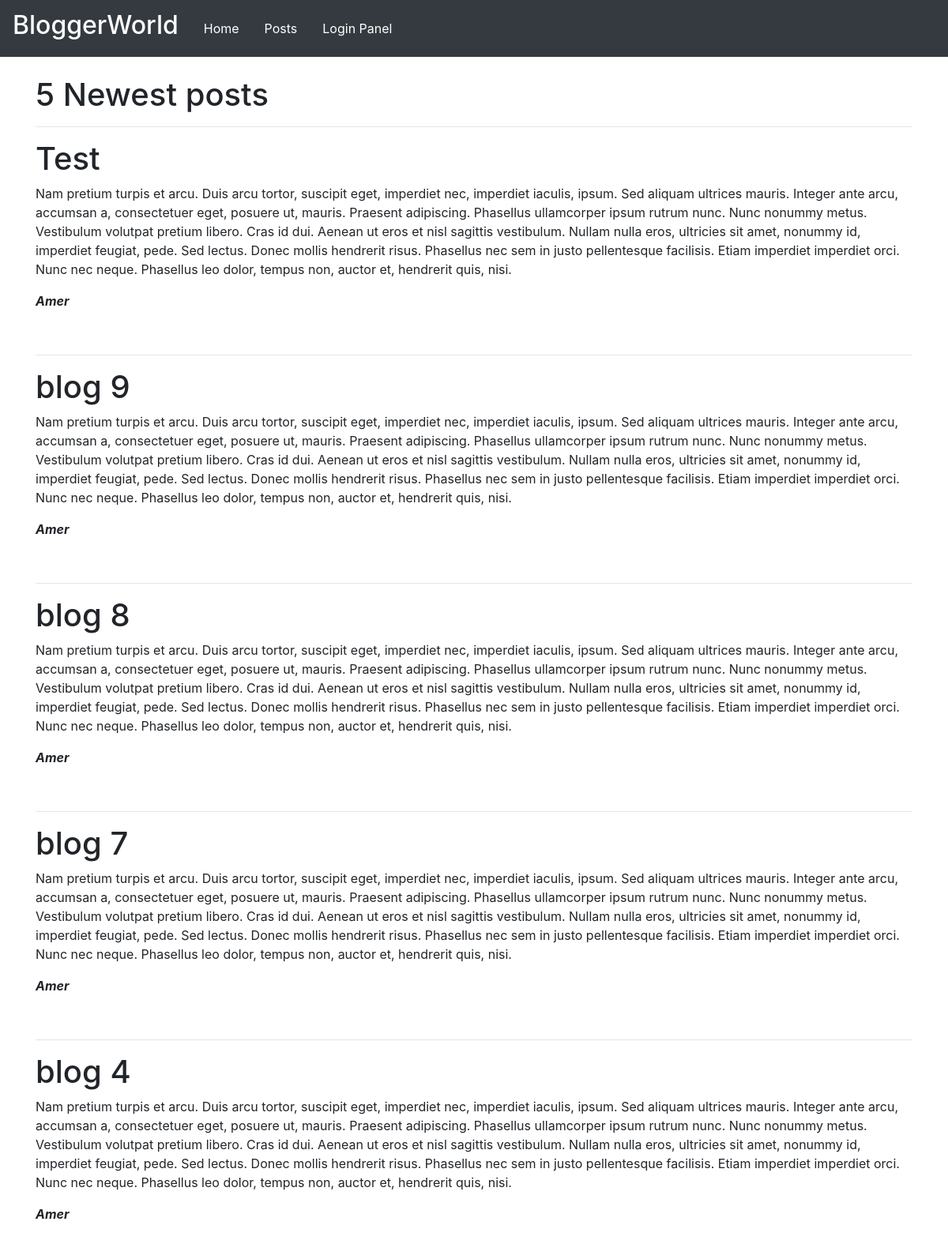
Before: / with the older database file.
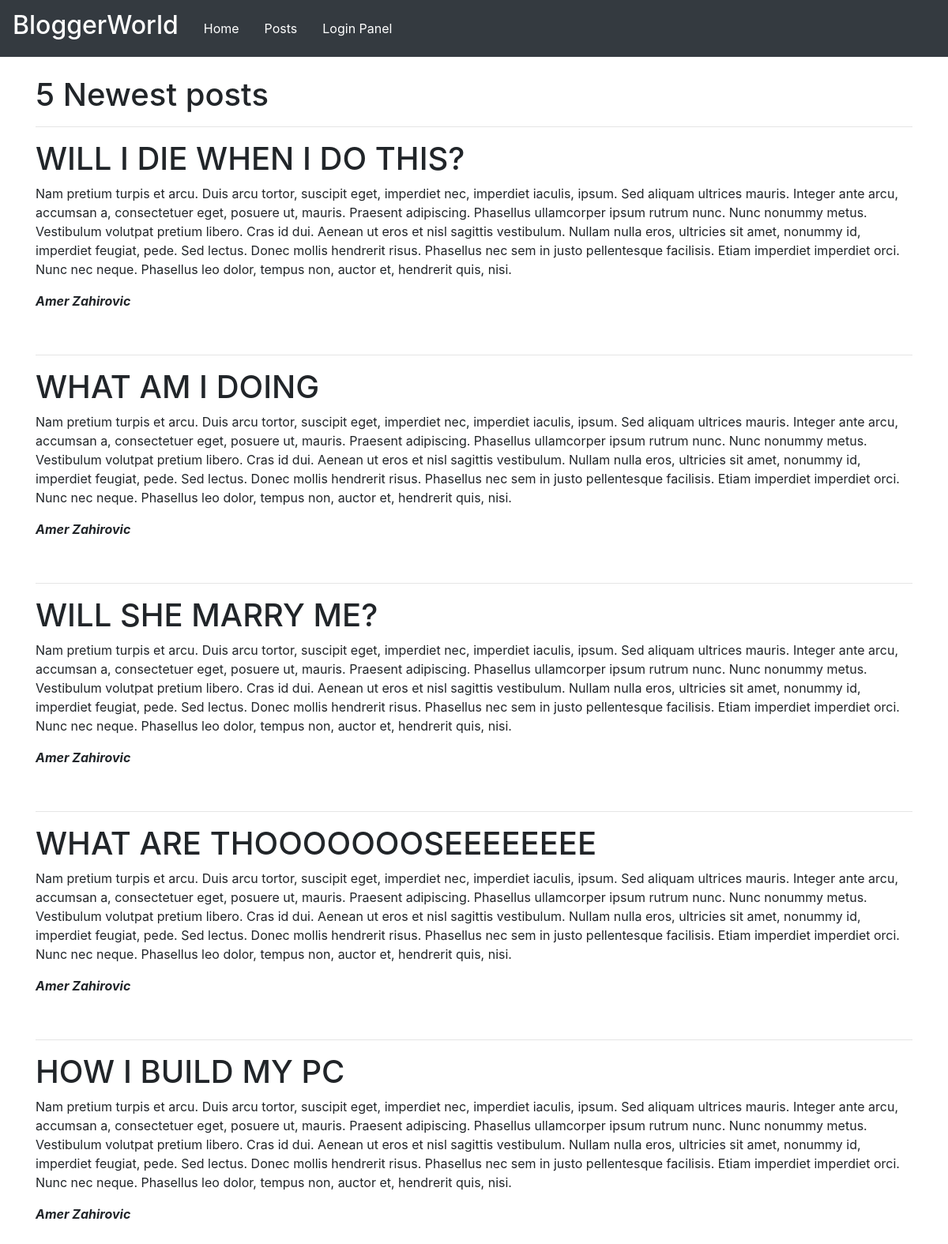
After: the same page with the newer database file.
### tables this page shows
CREATE TABLE `posts` (
  `id` int(11) NOT NULL,
  `author` varchar(255) NOT NULL,
  `title` varchar(255) NOT NULL,
  `content` text NOT NULL,
  `created_at` datetime NOT NULL DEFAULT CURRENT_TIMESTAMP
);

### public/index.php (the view, shortened to what this page needs)
<?php
	require '../config.php';
	try{
		$posts = $connection->prepare('SELECT * FROM posts ORDER BY created_at DESC LIMIT 5');
		$posts->execute([]);
		$posts = $posts->fetchAll(PDO::FETCH_ASSOC);
	}catch(PDOException $e){
		dd($e->getMessage());
	}
 ?>
<!DOCTYPE html>
<html>
<head>
	<link rel="stylesheet" href="https://stackpath.bootstrapcdn.com/bootstrap/4.1.1/css/bootstrap.min.css">
	<link rel="stylesheet" type="text/css" href="css/main.css">
</head>
<body>
	<div class="navbar navbar-expand-lg navbar-dark  bg-dark">
		<div class="navbar-brand ">
			<h2>BloggerWorld</h2>
		</div>
		<ul class="nav">
			<li class="nav-item">
				<a class="nav-link" href="#">Home</a>
			</li>
			<li class="nav-item">
				<a class="nav-link" href="posts.php">Posts</a>
			</li>
			<li class="nav-item">
				<a class="nav-link" href="loginpanel.php">Login Panel</a>
			</li>
		</ul>
	</div>
	<div class="container-fluid">
		<div class="container">
			<br>
			<h1>5 Newest posts</h1>
			<hr>
			<?php foreach ($posts as $post) { ?>
			<div class="posts">
				<h1><?php echo $post['title']?></h1>
				<p><?php echo $post['content'] ?></p>
				<p><b><i><?php echo $post['author'] ?></i></b></p>
				<br>
				<hr>
			</div>
			<?php } ?>
		</div>
	</div>
</body>
</html>

### public/css/main.css (style rules this page uses)
body { height: 100vh; }
a.nav-link { color: white; }
.container-fluid { height: 100vh; }
.container { height: 100vh; }

Changed rows visible on the page:
removed posts: title "Test", content "Nam pretium turpis et arcu. Duis arcu tortor, suscipit eget, imperdiet nec, imperdiet iaculis, ipsum. Sed aliquam ultrices mauris. Integer ante arcu, accumsan a, consectetuer eget, posuere ut, mauris. Praesent adipiscing. Phasellus ullamcorper ipsum rutrum nunc. Nunc nonummy metus. Vestibulum volutpat pretium libero. Cras id dui. Aenean ut eros et nisl sagittis vestibulum. Nullam nulla eros, ultricies sit amet, nonummy id, imperdiet feugiat, pede. Sed lectus. Donec mollis hendrerit risus. Phasellus nec sem in justo pellentesque facilisis. Etiam imperdiet imperdiet orci. Nunc nec neque. Phasellus leo dolor, tempus non, auctor et, hendrerit quis, nisi.", author "Amer"
removed posts: title "blog 9", content "Nam pretium turpis et arcu. Duis arcu tortor, suscipit eget, imperdiet nec, imperdiet iaculis, ipsum. Sed aliquam ultrices mauris. Integer ante arcu, accumsan a, consectetuer eget, posuere ut, mauris. Praesent adipiscing. Phasellus ullamcorper ipsum rutrum nunc. Nunc nonummy metus. Vestibulum volutpat pretium libero. Cras id dui. Aenean ut eros et nisl sagittis vestibulum. Nullam nulla eros, ultricies sit amet, nonummy id, imperdiet feugiat, pede. Sed lectus. Donec mollis hendrerit risus. Phasellus nec sem in justo pellentesque facilisis. Etiam imperdiet imperdiet orci. Nunc nec neque. Phasellus leo dolor, tempus non, auctor et, hendrerit quis, nisi.", author "Amer"
removed posts: title "blog 8", content "Nam pretium turpis et arcu. Duis arcu tortor, suscipit eget, imperdiet nec, imperdiet iaculis, ipsum. Sed aliquam ultrices mauris. Integer ante arcu, accumsan a, consectetuer eget, posuere ut, mauris. Praesent adipiscing. Phasellus ullamcorper ipsum rutrum nunc. Nunc nonummy metus. Vestibulum volutpat pretium libero. Cras id dui. Aenean ut eros et nisl sagittis vestibulum. Nullam nulla eros, ultricies sit amet, nonummy id, imperdiet feugiat, pede. Sed lectus. Donec mollis hendrerit risus. Phasellus nec sem in justo pellentesque facilisis. Etiam imperdiet imperdiet orci. Nunc nec neque. Phasellus leo dolor, tempus non, auctor et, hendrerit quis, nisi.", author "Amer"
removed posts: title "blog 7", content "Nam pretium turpis et arcu. Duis arcu tortor, suscipit eget, imperdiet nec, imperdiet iaculis, ipsum. Sed aliquam ultrices mauris. Integer ante arcu, accumsan a, consectetuer eget, posuere ut, mauris. Praesent adipiscing. Phasellus ullamcorper ipsum rutrum nunc. Nunc nonummy metus. Vestibulum volutpat pretium libero. Cras id dui. Aenean ut eros et nisl sagittis vestibulum. Nullam nulla eros, ultricies sit amet, nonummy id, imperdiet feugiat, pede. Sed lectus. Donec mollis hendrerit risus. Phasellus nec sem in justo pellentesque facilisis. Etiam imperdiet imperdiet orci. Nunc nec neque. Phasellus leo dolor, tempus non, auctor et, hendrerit quis, nisi.", author "Amer"
removed posts: title "blog 4", content "Nam pretium turpis et arcu. Duis arcu tortor, suscipit eget, imperdiet nec, imperdiet iaculis, ipsum. Sed aliquam ultrices mauris. Integer ante arcu, accumsan a, consectetuer eget, posuere ut, mauris. Praesent adipiscing. Phasellus ullamcorper ipsum rutrum nunc. Nunc nonummy metus. Vestibulum volutpat pretium libero. Cras id dui. Aenean ut eros et nisl sagittis vestibulum. Nullam nulla eros, ultricies sit amet, nonummy id, imperdiet feugiat, pede. Sed lectus. Donec mollis hendrerit risus. Phasellus nec sem in justo pellentesque facilisis. Etiam imperdiet imperdiet orci. Nunc nec neque. Phasellus leo dolor, tempus non, auctor et, hendrerit quis, nisi.", author "Amer"
added posts: title "WILL I DIE WHEN I DO THIS?", content "Nam pretium turpis et arcu. Duis arcu tortor, suscipit eget, imperdiet nec, imperdiet iaculis, ipsum. Sed aliquam ultrices mauris. Integer ante arcu, accumsan a, consectetuer eget, posuere ut, mauris. Praesent adipiscing. Phasellus ullamcorper ipsum rutrum nunc. Nunc nonummy metus. Vestibulum volutpat pretium libero. Cras id dui. Aenean ut eros et nisl sagittis vestibulum. Nullam nulla eros, ultricies sit amet, nonummy id, imperdiet feugiat, pede. Sed lectus. Donec mollis hendrerit risus. Phasellus nec sem in justo pellentesque facilisis. Etiam imperdiet imperdiet orci. Nunc nec neque. Phasellus leo dolor, tempus non, auctor et, hendrerit quis, nisi.", author "Amer Zahirovic"
added posts: title "WHAT AM I DOING", content "Nam pretium turpis et arcu. Duis arcu tortor, suscipit eget, imperdiet nec, imperdiet iaculis, ipsum. Sed aliquam ultrices mauris. Integer ante arcu, accumsan a, consectetuer eget, posuere ut, mauris. Praesent adipiscing. Phasellus ullamcorper ipsum rutrum nunc. Nunc nonummy metus. Vestibulum volutpat pretium libero. Cras id dui. Aenean ut eros et nisl sagittis vestibulum. Nullam nulla eros, ultricies sit amet, nonummy id, imperdiet feugiat, pede. Sed lectus. Donec mollis hendrerit risus. Phasellus nec sem in justo pellentesque facilisis. Etiam imperdiet imperdiet orci. Nunc nec neque. Phasellus leo dolor, tempus non, auctor et, hendrerit quis, nisi.", author "Amer Zahirovic"
added posts: title "WILL SHE MARRY ME?", content "Nam pretium turpis et arcu. Duis arcu tortor, suscipit eget, imperdiet nec, imperdiet iaculis, ipsum. Sed aliquam ultrices mauris. Integer ante arcu, accumsan a, consectetuer eget, posuere ut, mauris. Praesent adipiscing. Phasellus ullamcorper ipsum rutrum nunc. Nunc nonummy metus. Vestibulum volutpat pretium libero. Cras id dui. Aenean ut eros et nisl sagittis vestibulum. Nullam nulla eros, ultricies sit amet, nonummy id, imperdiet feugiat, pede. Sed lectus. Donec mollis hendrerit risus. Phasellus nec sem in justo pellentesque facilisis. Etiam imperdiet imperdiet orci. Nunc nec neque. Phasellus leo dolor, tempus non, auctor et, hendrerit quis, nisi.", author "Amer Zahirovic"
added posts: title "WHAT ARE THOOOOOOOSEEEEEEEE", content "Nam pretium turpis et arcu. Duis arcu tortor, suscipit eget, imperdiet nec, imperdiet iaculis, ipsum. Sed aliquam ultrices mauris. Integer ante arcu, accumsan a, consectetuer eget, posuere ut, mauris. Praesent adipiscing. Phasellus ullamcorper ipsum rutrum nunc. Nunc nonummy metus. Vestibulum volutpat pretium libero. Cras id dui. Aenean ut eros et nisl sagittis vestibulum. Nullam nulla eros, ultricies sit amet, nonummy id, imperdiet feugiat, pede. Sed lectus. Donec mollis hendrerit risus. Phasellus nec sem in justo pellentesque facilisis. Etiam imperdiet imperdiet orci. Nunc nec neque. Phasellus leo dolor, tempus non, auctor et, hendrerit quis, nisi.", author "Amer Zahirovic"
added posts: title "HOW I BUILD MY PC", content "Nam pretium turpis et arcu. Duis arcu tortor, suscipit eget, imperdiet nec, imperdiet iaculis, ipsum. Sed aliquam ultrices mauris. Integer ante arcu, accumsan a, consectetuer eget, posuere ut, mauris. Praesent adipiscing. Phasellus ullamcorper ipsum rutrum nunc. Nunc nonummy metus. Vestibulum volutpat pretium libero. Cras id dui. Aenean ut eros et nisl sagittis vestibulum. Nullam nulla eros, ultricies sit amet, nonummy id, imperdiet feugiat, pede. Sed lectus. Donec mollis hendrerit risus. Phasellus nec sem in justo pellentesque facilisis. Etiam imperdiet imperdiet orci. Nunc nec neque. Phasellus leo dolor, tempus non, auctor et, hendrerit quis, nisi.", author "Amer Zahirovic"
